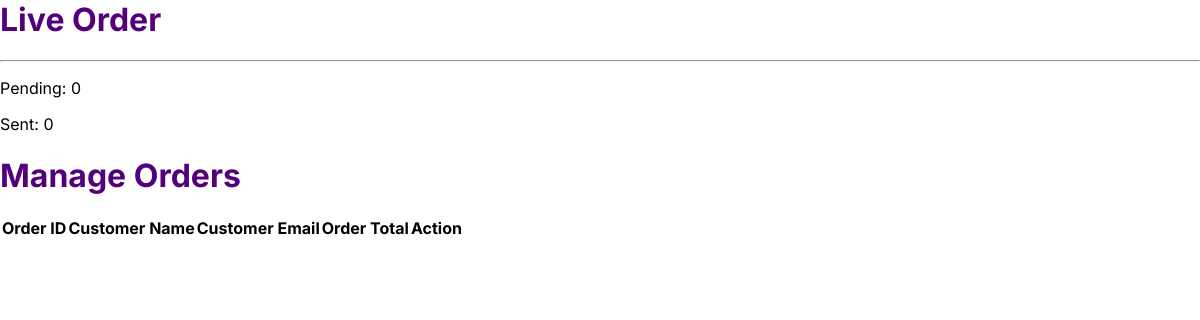
Before: /manage_orders/ (signed in) with the older database file.
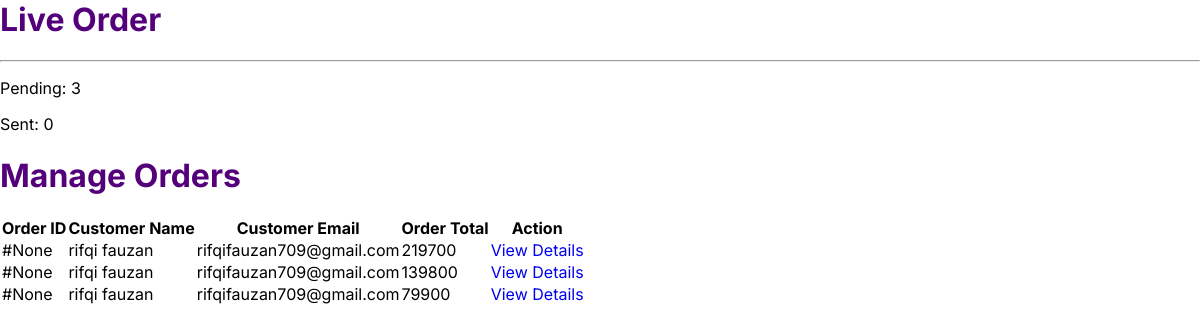
After: the same page with the newer database file.
### merchandise_web/models.py (models this page shows, shortened)
class Order(models.Model):
    user = models.ForeignKey(User, on_delete=models.SET_NULL, blank=True ,null=True)
    date_ordered = models.DateTimeField(auto_now_add=True)
    complete = models.BooleanField(default=False, null=True, blank=False)
    order_id = models.CharField(max_length=200, null=True)
    expedition = models.ForeignKey(Expedition, on_delete=models.SET_NULL, blank=True, null=True)
    payment = models.ForeignKey(Payment, on_delete=models.SET_NULL, blank=True, null=True)
    payment_status = models.BooleanField(default=False, null=True, blank=False)
    virtual_account = models.CharField(max_length=200, null=True, blank=True)
    full_name = models.CharField(max_length=200, blank=True)
    phone = models.CharField(max_length=20, blank=True)
    address = models.CharField(max_length=200, blank=True)
    email = models.CharField(max_length=200, blank=True)
    @property
    def get_cart_total(self):
        orderitems = self.orderitem_set.all()
        total = sum([item.get_total for item in orderitems])
        return total

class Profile(models.Model):
    user = models.OneToOneField(User, on_delete=models.CASCADE)
    full_name = models.CharField(max_length=200, blank=True)
    phone = models.CharField(max_length=20, blank=True)
    address = models.CharField(max_length=200, blank=True)
    image = models.ImageField(upload_to='images/profil_image/', default='default.jpg')

class OrderItem(models.Model):
    product = models.ForeignKey(Product, on_delete=models.SET_NULL, blank=True, null=True)
    order = models.ForeignKey(Order, on_delete=models.SET_NULL, blank=True, null=True)
    quantity = models.IntegerField(default=0, null=True, blank=True)
    date_added = models.DateTimeField(auto_now_add=True)
    user_design = models.ForeignKey(UserDesign, on_delete=models.SET_NULL, blank=True, null=True)
    size = models.CharField(max_length=50, blank=True, null=True) # New field for variant
    @property
    def get_total(self):
        total = self.product.price * self.quantity
        if self.user_design:
            total += self.user_design.price
        return total

class Product(models.Model):
    name = models.CharField(max_length=200)
    price = models.IntegerField(default=0)
    category = models.ForeignKey('Categorie', on_delete=models.SET_NULL, null=True)
    description = models.TextField(max_length=1000, help_text='Enter description of the product', null=True, blank=True)
    image = models.ImageField(upload_to='images/product/', null=True, blank=True)
    designable = models.BooleanField(default=False, null=True, blank=False)
    variantble = models.BooleanField(default=True, null=True, blank=False)
    stock = models.PositiveIntegerField(default=0)

### merchandise_web/views.py (the view)
# urls.py: path('manage_orders/', views.manage_orders, name='manage_orders'),
@user_passes_test(lambda u: u.is_superuser)
def manage_orders(request):
    orders = Order.objects.all()
    total_sent = Order.objects.filter(payment_status=True).count()
    total_unpaid = Order.objects.filter(payment_status=False).count()
    context = {'orders': orders, 'total_sent': total_sent, 'total_unpaid': total_unpaid}
    return render(request, 'manage_orders.html', context)

### Templates/manage_orders.html (shortened to what this page needs)
{% extends 'base.html' %}
{% block content %}
<h1>Live Order</h1>
<hr>
<p>Pending: {{total_unpaid }}</p>
<p>Sent: {{ total_sent }}</p>
<h1>Manage Orders</h1>
<table>
  <thead>
    <tr>
      <th>Order ID</th>
      <th>Customer Name</th>
      <th>Customer Email</th>
      <th>Order Total</th>
      <th>Action</th>
    </tr>
  </thead>
  <tbody>
    {% for order in orders %}
      <tr>
        <td>#{{ order.order_id }}</td>
        <td>{{ order.user.profile.full_name }}</td>
        <td>{{ order.user.email }}</td>
        <td>{{ order.get_cart_total }}</td>
        <td><a href="{% url 'order_detail' order.id %}">View Details</a></td>
      </tr>
    {% endfor %}
  </tbody>
</table>
{% endblock content %}

Changed rows visible on the page:
added Order: order_id "None", user.profile.full_name "rifqi fauzan", user.email "rifqifauzan709@gmail.com", get_cart_total "219700"
added Order: order_id "None", user.profile.full_name "rifqi fauzan", user.email "rifqifauzan709@gmail.com", get_cart_total "139800"
added Order: order_id "None", user.profile.full_name "rifqi fauzan", user.email "rifqifauzan709@gmail.com", get_cart_total "79900"
Other visible differences:
{{ total_unpaid }}: "0" → "3"
